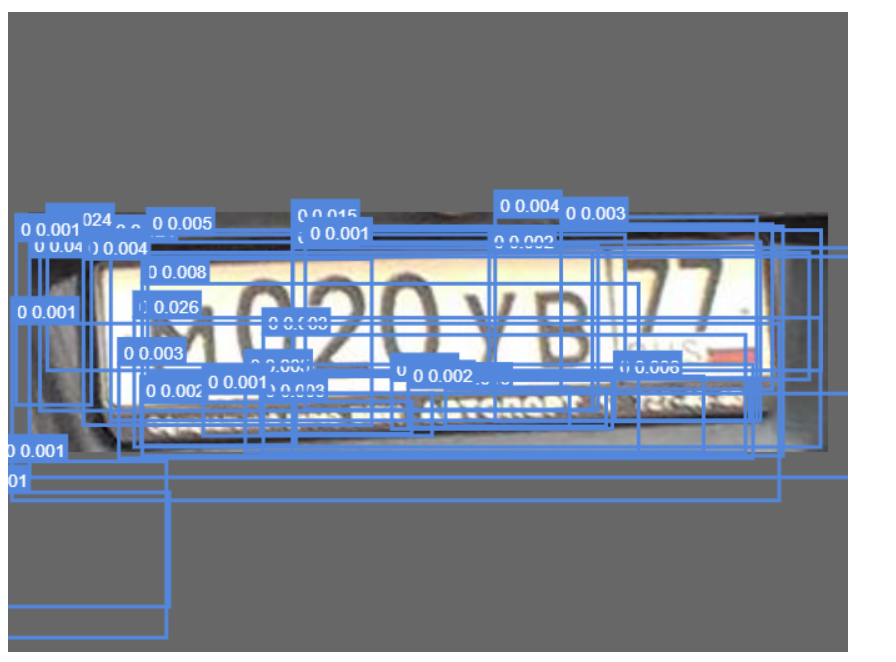
#> input picture plate_recognition/1ep.png, 896 x 662 px
$ python -i bbox_utils.py   (imports and definitions only)   (older library calls are emulated)
#> lines starting #> are read from the running program, lines starting #| are printed output that depends on the picture; after the words box and inside, x2 and y2 are one past the last pixel; in counts of white or black regions, pixels touching at a corner belong together
#> further down, picture is the input picture: shape (662, 896, 3); mean B, G, R 148.9, 134.3, 125.3
import cv2
import math
import numpy as np
import collections
from typing import List, Dict, Tuple, Union, Any
from collections import OrderedDict

from plate_worker.image_utils import (fline,
                                                 distance,
                                                 linear_line_matrix,
                                                 get_y_by_matrix,
                                                 find_distances,
                                                 fix_clockwise2,
                                                 find_min_x_idx,
                                                 detect_intersection,
                                                 reshape_points)

try:
    from plate_worker.cpp_bindings.cpp_bindings import find_char_boxes, find_word_boxes
    CPP_BIND_AVAILABLE = True
except Exception as e:
    print(e)
    CPP_BIND_AVAILABLE = False

# [1 line not run here, left out]


# [308 lines left out: functions copy_state_dict, get_det_boxes, split_boxes, detect_intersection_norm_dd, detect_distance_from_point_to_line, fix_clockwise and 5 more, not called in this run]


def prepare_image_text(img: np.ndarray) -> np.ndarray:
    """
    сперва переведём изображение из RGB в чёрно серый
    значения пикселей будут от 0 до 255
    """
    gray_image = cv2.cvtColor(img, cv2.COLOR_BGR2GRAY)
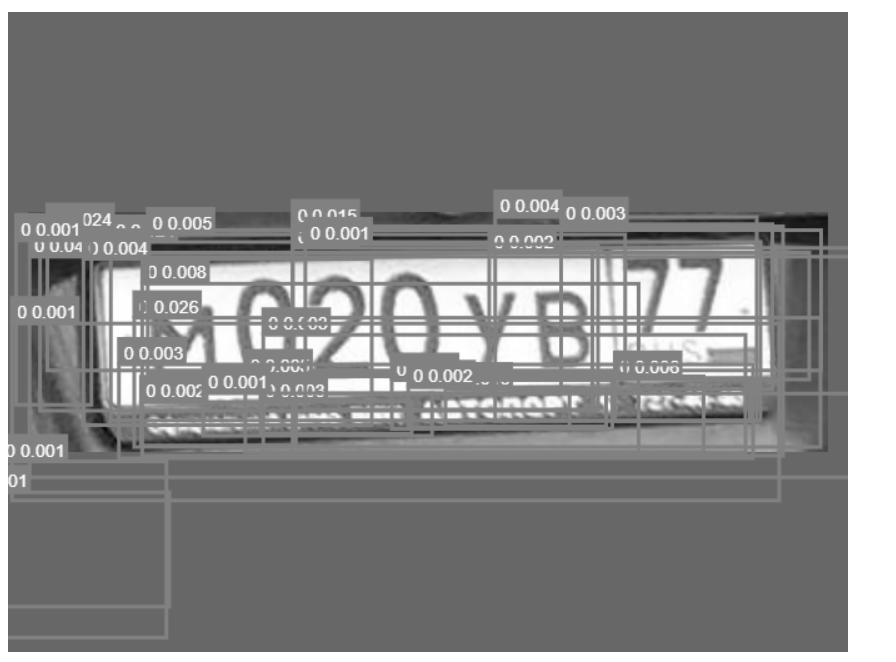
#> gray_image: shape (662, 896); min 6, max 255, mean 133.2

    gray_image = cv2.normalize(gray_image, None, alpha=0, beta=255,
                               norm_type=cv2.NORM_MINMAX, dtype=cv2.CV_8U)

    (thresh, black_and_white_image) = cv2.threshold(gray_image, 127, 255, cv2.THRESH_BINARY)
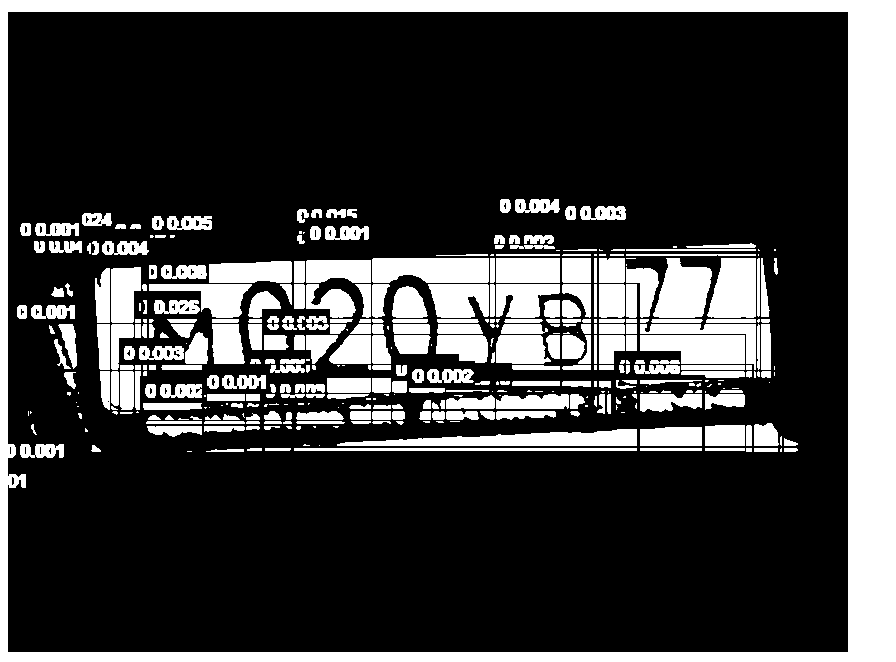
#> black_and_white_image: shape (662, 896); 23.7% white; 406 white regions (122 under 20 px), largest, box (x1, y1, x2, y2) and area: (0, 0, 896, 662) 55845, (337, 429, 637, 446) 3050, (372, 258, 489, 283) 2726
    return black_and_white_image


# [135 lines left out: functions detect_best_perspective, add_point_offset, add_point_offsets, make_rect_variants, normalize_perspective_images, filter_boxes, not called in this run]

>>> import cv2
>>> picture = cv2.imread('../1ep.png')
>>> result = prepare_image_text(picture)
